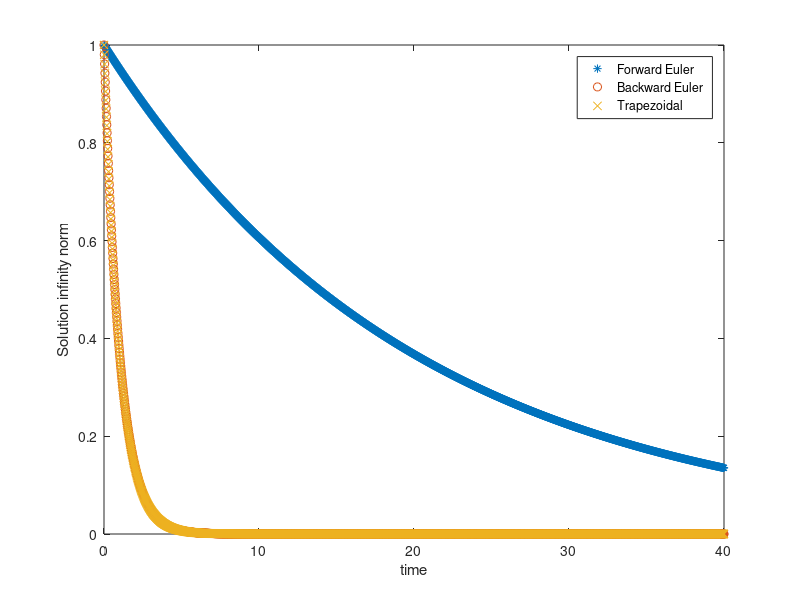
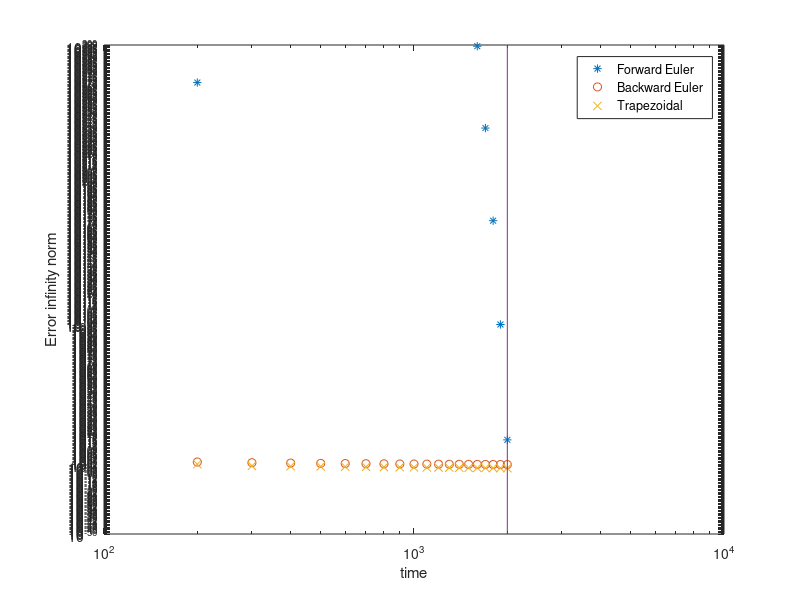

MATLAB code for these plots, in order:
clear all
close all
T = 40;
lambda = [-1;-100];
A = diag(lambda);
y0 = [1;1];
FE_ts_restriction = min(-2*real(lambda)./abs(lambda).^2)
I = eye(2);
ts = 2001;
k = T/ts
yFE = y0;
yBE = y0;
yTRAP = y0;
for n = 1:ts
  yFE(:,n+1) = yFE(:,n)+k*A*yFE(:,n);
  yBE(:,n+1) = (I-k*A)\yBE(:,n);
  yTRAP(:,n+1) = (I-k/2*A)\((I+k/2*A)*yTRAP(:,n));
end
t = linspace(0,T,ts+1);
plot(t,max(abs(yFE)),'*',t,max(abs(yBE)),'o',t,max(abs(yTRAP)),'x')
xlabel('time')
ylabel('Solution infinity norm')
legend('Forward Euler','Backward Euler','Trapezoidal')
tsrange = 100:100:ts;
counter = 0;
for ts = tsrange
  counter = counter+1;
  k = T/ts;
  yFE = y0;
  eFE(1) = 0;
  yBE = y0;
  eBE(1) = 0;
  yTRAP = y0;
  eTRAP(1) = 0;
  yEX = y0;
  for n = 1:ts
    yFE(:,n+1) = yFE(:,n)+k*A*yFE(:,n);
    yBE(:,n+1) = (I-k*A)\yBE(:,n);
    yTRAP(:,n+1) = (I-k/2*A)\((I+k/2*A)*yTRAP(:,n));
  end
  yEX = diag(exp(T*lambda))*y0;
  eFE(counter) = norm(yFE(:,ts+1)-yEX,inf)/norm(yEX,inf);
  eBE(counter) = norm(yBE(:,ts+1)-yEX,inf)/norm(yEX,inf);
  eTRAP(counter) = norm(yTRAP(:,ts+1)-yEX,inf)/norm(yEX,inf);
end
figure
loglog(tsrange,eFE,'*',tsrange,eBE,'o',tsrange,eTRAP,'x')
hold on
loglog([2000,2000],[1e-50,1e300])
xlabel('time')
ylabel('Error infinity norm')
legend('Forward Euler','Backward Euler','Trapezoidal')
